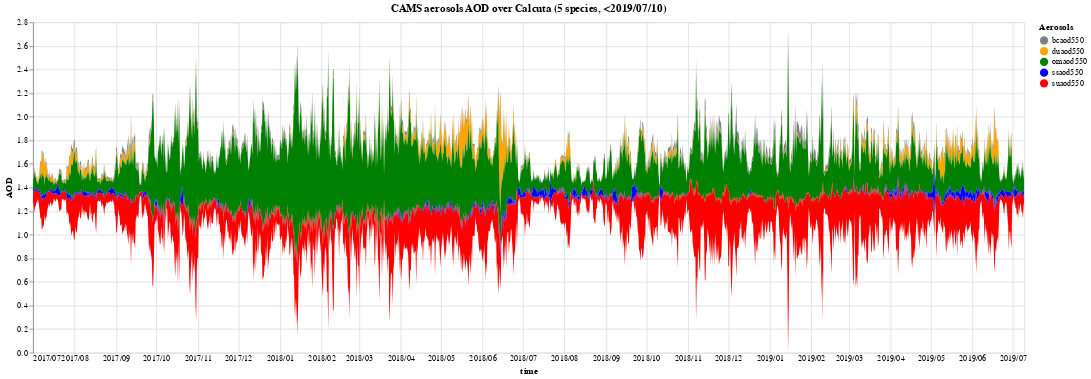

Here is the notebook cell this chart was saved with:
### Code cell
# Streamgraph version

alt.Chart(df_calcuta_5).transform_fold(
    ['duaod550',
     'omaod550',
     'bcaod550',
     'suaod550',
     'ssaod550'
     ],
    as_ = ['Aerosols', 'AOD']
).mark_area(width=500).encode(
    alt.X('time:T',
        axis=alt.Axis(format='%Y/%m', domain=False, tickSize=0)
    ),
    alt.Y('AOD:Q', stack='center'),
    alt.Color('Aerosols:N', scale=alt.Scale(domain=domain5, range=range5_, nice={'interval': 'month', 'step': 1}))
    #alt.Color('Aerosols:N', scale=alt.Scale(scheme='category20b'))
).properties(
    width=1200,
    height=400,
    title='CAMS aerosols AOD over Calcuta (5 species, <2019/07/10)'
).interactive()

### Figure 1 — Vega-Lite specification as saved in the notebook (floating-point values rounded to 4 significant figures; data arrays with more than 128 entries replaced by an {"elided": "..."} marker saying what was removed)
{"config": {"view": {"continuousWidth": 400, "continuousHeight": 300}}, "data": {"name": "data-70e5766f33f276c027d5e7f0d0199521"}, "mark": {"type": "area", "width": 500}, "encoding": {"color": {"type": "nominal", "field": "Aerosols", "scale": {"domain": ["bcaod550", "duaod550", "omaod550", "ssaod550", "suaod550"], "nice": {"interval": "month", "step": 1}, "range": ["grey", "orange", "green", "blue", "red"]}}, "x": {"type": "temporal", "axis": {"domain": false, "format": "%Y/%m", "tickSize": 0}, "field": "time"}, "y": {"type": "quantitative", "field": "AOD", "stack": "center"}}, "height": 400, "selection": {"selector002": {"type": "interval", "bind": "scales", "encodings": ["x", "y"]}}, "title": "CAMS aerosols AOD over Calcuta (5 species, <2019/07/10)", "transform": [{"fold": ["duaod550", "omaod550", "bcaod550", "suaod550", "ssaod550"], "as": ["Aerosols", "AOD"]}], "width": 1200, "$schema": "https://vega.github.io/schema/vega-lite/v4.8.1.json", "datasets": {"data-70e5766f33f276c027d5e7f0d0199521": {"elided": "1478 records"}}}
